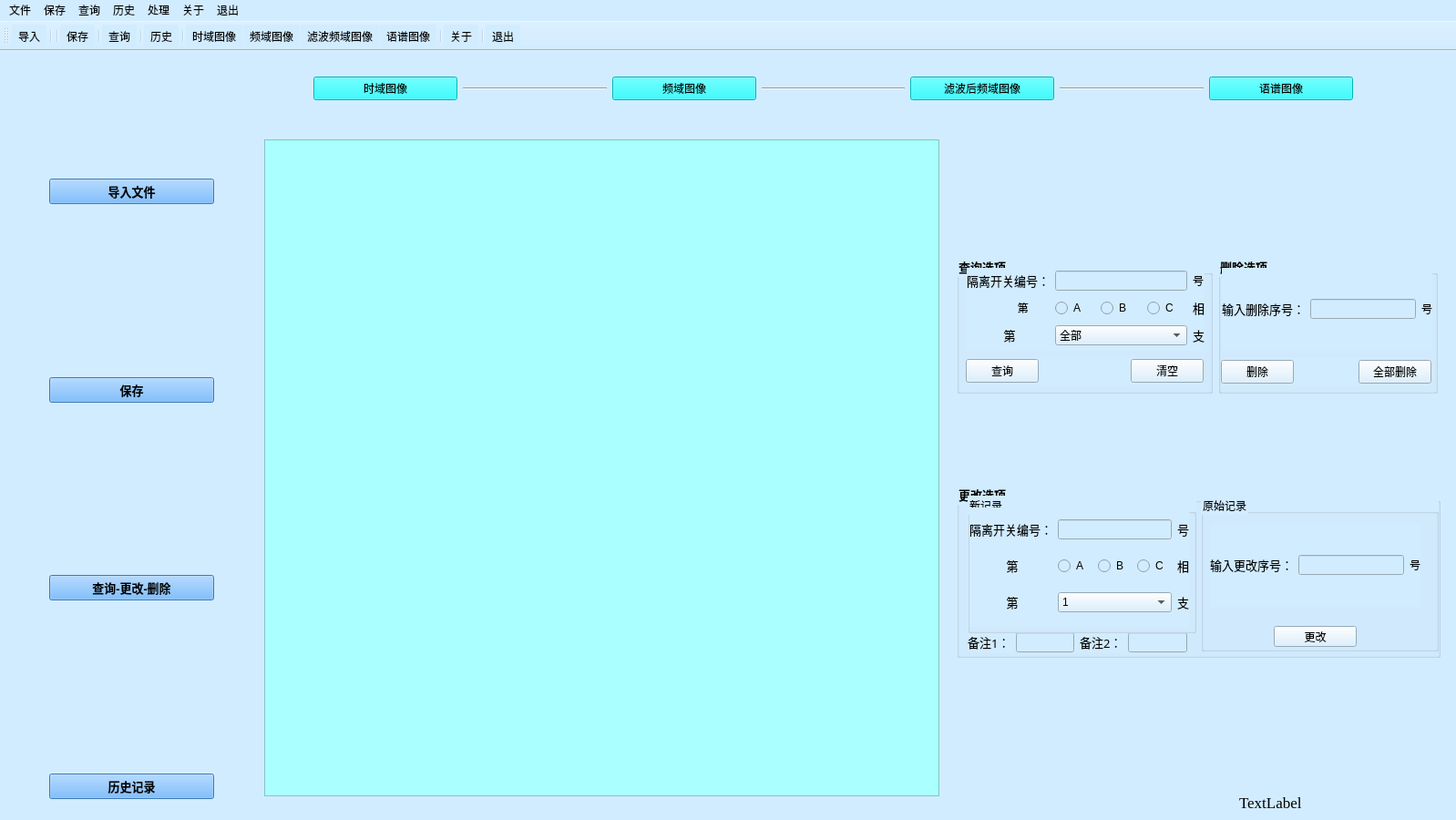
<?xml version="1.0" encoding="UTF-8"?>
<ui version="4.0">
 <class>MainWindow</class>
 <widget class="QMainWindow" name="MainWindow">
  <property name="geometry">
   <rect>
    <x>0</x>
    <y>0</y>
    <width>1598</width>
    <height>900</height>
   </rect>
  </property>
  <property name="windowTitle">
   <string>MainWindow</string>
  </property>
  <property name="windowIcon">
   <iconset>
    <normaloff>xy.ico</normaloff>xy.ico</iconset>
  </property>
  <property name="styleSheet">
   <string notr="true">background-color: rgb(210, 236, 255);</string>
  </property>
  <widget class="QWidget" name="centralwidget">
   <widget class="QWidget" name="layoutWidget">
    <property name="geometry">
     <rect>
      <x>344</x>
      <y>-4</y>
      <width>1141</width>
      <height>91</height>
     </rect>
    </property>
    <layout class="QHBoxLayout" name="horizontalLayout">
     <item>
      <widget class="QPushButton" name="button2">
       <property name="toolTip">
        <string>&lt;html&gt;&lt;head/&gt;&lt;body&gt;&lt;p&gt;随机振动信号的时域图像&lt;/p&gt;&lt;/body&gt;&lt;/html&gt;</string>
       </property>
       <property name="styleSheet">
        <string notr="true">background-color:rgb(0, 255, 255)</string>
       </property>
       <property name="text">
        <string>时域图像</string>
       </property>
      </widget>
     </item>
     <item>
      <widget class="Line" name="line">
       <property name="orientation">
        <enum>Qt::Horizontal</enum>
       </property>
      </widget>
     </item>
     <item>
      <widget class="QPushButton" name="button3">
       <property name="toolTip">
        <string>&lt;html&gt;&lt;head/&gt;&lt;body&gt;&lt;p&gt;随机振动信号的频域图像&lt;/p&gt;&lt;/body&gt;&lt;/html&gt;</string>
       </property>
       <property name="styleSheet">
        <string notr="true">background-color:rgb(0, 255, 255)</string>
       </property>
       <property name="text">
        <string>频域图像</string>
       </property>
      </widget>
     </item>
     <item>
      <widget class="Line" name="line_2">
       <property name="orientation">
        <enum>Qt::Horizontal</enum>
       </property>
      </widget>
     </item>
     <item>
      <widget class="QPushButton" name="button4">
       <property name="toolTip">
        <string>&lt;html&gt;&lt;head/&gt;&lt;body&gt;&lt;p&gt;随机振动信号的滤波后频域图像&lt;/p&gt;&lt;/body&gt;&lt;/html&gt;</string>
       </property>
       <property name="styleSheet">
        <string notr="true">background-color:rgb(0, 255, 255)</string>
       </property>
       <property name="text">
        <string>滤波后频域图像</string>
       </property>
      </widget>
     </item>
     <item>
      <widget class="Line" name="line_3">
       <property name="orientation">
        <enum>Qt::Horizontal</enum>
       </property>
      </widget>
     </item>
     <item>
      <widget class="QPushButton" name="button5">
       <property name="toolTip">
        <string>&lt;html&gt;&lt;head/&gt;&lt;body&gt;&lt;p&gt;随机振动信号的语谱图像&lt;/p&gt;&lt;/body&gt;&lt;/html&gt;</string>
       </property>
       <property name="styleSheet">
        <string notr="true">background-color:rgb(0, 255, 255)</string>
       </property>
       <property name="text">
        <string>语谱图像</string>
       </property>
      </widget>
     </item>
    </layout>
   </widget>
   <widget class="GraphicsLayoutWidget" name="pyqtgraph1" native="true">
    <property name="geometry">
     <rect>
      <x>290</x>
      <y>96</y>
      <width>1301</width>
      <height>721</height>
     </rect>
    </property>
    <property name="font">
     <font>
      <pointsize>13</pointsize>
     </font>
    </property>
    <property name="cursor">
     <cursorShape>CrossCursor</cursorShape>
    </property>
    <property name="styleSheet">
     <string notr="true">background-color: rgb(210, 236, 255);</string>
    </property>
   </widget>
   <widget class="QWidget" name="verticalLayoutWidget">
    <property name="geometry">
     <rect>
      <x>54</x>
      <y>140</y>
      <width>181</width>
      <height>681</height>
     </rect>
    </property>
    <layout class="QVBoxLayout" name="verticalLayout">
     <item>
      <widget class="QPushButton" name="button1">
       <property name="sizePolicy">
        <sizepolicy hsizetype="Minimum" vsizetype="Minimum">
         <horstretch>0</horstretch>
         <verstretch>0</verstretch>
        </sizepolicy>
       </property>
       <property name="minimumSize">
        <size>
         <width>0</width>
         <height>0</height>
        </size>
       </property>
       <property name="font">
        <font>
         <family>Agency FB</family>
         <pointsize>10</pointsize>
         <weight>75</weight>
         <bold>true</bold>
        </font>
       </property>
       <property name="toolTip">
        <string>&lt;html&gt;&lt;head/&gt;&lt;body&gt;&lt;p&gt;导入WAV文件&lt;/p&gt;&lt;/body&gt;&lt;/html&gt;</string>
       </property>
       <property name="styleSheet">
        <string notr="true">background-color:rgb(85, 170, 255)</string>
       </property>
       <property name="text">
        <string>导入文件</string>
       </property>
      </widget>
     </item>
     <item>
      <spacer name="verticalSpacer_2">
       <property name="orientation">
        <enum>Qt::Vertical</enum>
       </property>
       <property name="sizeHint" stdset="0">
        <size>
         <width>20</width>
         <height>40</height>
        </size>
       </property>
      </spacer>
     </item>
     <item>
      <widget class="QPushButton" name="button7">
       <property name="sizePolicy">
        <sizepolicy hsizetype="Minimum" vsizetype="Minimum">
         <horstretch>0</horstretch>
         <verstretch>0</verstretch>
        </sizepolicy>
       </property>
       <property name="minimumSize">
        <size>
         <width>0</width>
         <height>0</height>
        </size>
       </property>
       <property name="font">
        <font>
         <family>Agency FB</family>
         <pointsize>10</pointsize>
         <weight>75</weight>
         <bold>true</bold>
        </font>
       </property>
       <property name="toolTip">
        <string>&lt;html&gt;&lt;head/&gt;&lt;body&gt;&lt;p&gt;&lt;span style=&quot; font-weight:400;&quot;&gt;保存检测数据&lt;/span&gt;&lt;/p&gt;&lt;/body&gt;&lt;/html&gt;</string>
       </property>
       <property name="styleSheet">
        <string notr="true">background-color:rgb(85, 170, 255)</string>
       </property>
       <property name="text">
        <string>保存</string>
       </property>
      </widget>
     </item>
     <item>
      <spacer name="verticalSpacer_3">
       <property name="orientation">
        <enum>Qt::Vertical</enum>
       </property>
       <property name="sizeHint" stdset="0">
        <size>
         <width>20</width>
         <height>40</height>
        </size>
       </property>
      </spacer>
     </item>
     <item>
      <widget class="QPushButton" name="button8">
       <property name="sizePolicy">
        <sizepolicy hsizetype="Minimum" vsizetype="Minimum">
         <horstretch>0</horstretch>
         <verstretch>0</verstretch>
        </sizepolicy>
       </property>
       <property name="minimumSize">
        <size>
         <width>0</width>
         <height>0</height>
        </size>
       </property>
       <property name="font">
        <font>
         <family>Agency FB</family>
         <pointsize>10</pointsize>
         <weight>75</weight>
         <bold>true</bold>
        </font>
       </property>
       <property name="toolTip">
        <string>&lt;html&gt;&lt;head/&gt;&lt;body&gt;&lt;p&gt;数据库的查询、更改、删除等&lt;/p&gt;&lt;/body&gt;&lt;/html&gt;</string>
       </property>
       <property name="styleSheet">
        <string notr="true">background-color:rgb(85, 170, 255)</string>
       </property>
       <property name="text">
        <string>查询-更改-删除</string>
       </property>
      </widget>
     </item>
     <item>
      <spacer name="verticalSpacer">
       <property name="orientation">
        <enum>Qt::Vertical</enum>
       </property>
       <property name="sizeHint" stdset="0">
        <size>
         <width>20</width>
         <height>40</height>
        </size>
       </property>
      </spacer>
     </item>
     <item>
      <widget class="QPushButton" name="button6">
       <property name="font">
        <font>
         <family>Agency FB</family>
         <pointsize>10</pointsize>
         <weight>75</weight>
         <bold>true</bold>
        </font>
       </property>
       <property name="toolTip">
        <string>&lt;html&gt;&lt;head/&gt;&lt;body&gt;&lt;p&gt;历史检测记录&lt;/p&gt;&lt;/body&gt;&lt;/html&gt;</string>
       </property>
       <property name="styleSheet">
        <string notr="true">background-color:rgb(85, 170, 255)</string>
       </property>
       <property name="text">
        <string>历史记录</string>
       </property>
      </widget>
     </item>
    </layout>
   </widget>
   <widget class="QLabel" name="label">
    <property name="geometry">
     <rect>
      <x>542</x>
      <y>66</y>
      <width>861</width>
      <height>21</height>
     </rect>
    </property>
    <property name="font">
     <font>
      <family>Times New Roman</family>
      <pointsize>12</pointsize>
      <weight>50</weight>
      <italic>false</italic>
      <bold>false</bold>
     </font>
    </property>
    <property name="styleSheet">
     <string notr="true">font: 12pt &quot;Times New Roman&quot;;
</string>
    </property>
    <property name="text">
     <string/>
    </property>
    <property name="alignment">
     <set>Qt::AlignLeading|Qt::AlignLeft|Qt::AlignVCenter</set>
    </property>
   </widget>
   <widget class="QLabel" name="label_time">
    <property name="geometry">
     <rect>
      <x>1360</x>
      <y>815</y>
      <width>221</width>
      <height>20</height>
     </rect>
    </property>
    <property name="font">
     <font>
      <family>Times New Roman</family>
      <pointsize>13</pointsize>
     </font>
    </property>
    <property name="styleSheet">
     <string notr="true">border-image:url();</string>
    </property>
    <property name="text">
     <string>TextLabel</string>
    </property>
   </widget>
   <widget class="QLabel" name="label_photo">
    <property name="geometry">
     <rect>
      <x>60</x>
      <y>3</y>
      <width>171</width>
      <height>131</height>
     </rect>
    </property>
    <property name="autoFillBackground">
     <bool>false</bool>
    </property>
    <property name="styleSheet">
     <string notr="true">background-color: rgb(210, 236, 255);</string>
    </property>
    <property name="text">
     <string/>
    </property>
   </widget>
   <widget class="QGroupBox" name="groupBox4">
    <property name="geometry">
     <rect>
      <x>1337</x>
      <y>225</y>
      <width>241</width>
      <height>151</height>
     </rect>
    </property>
    <property name="font">
     <font>
      <pointsize>10</pointsize>
      <weight>75</weight>
      <bold>true</bold>
     </font>
    </property>
    <property name="title">
     <string>删除选项</string>
    </property>
    <widget class="QWidget" name="layoutWidget_8">
     <property name="geometry">
      <rect>
       <x>4</x>
       <y>13</y>
       <width>231</width>
       <height>91</height>
      </rect>
     </property>
     <layout class="QGridLayout" name="gridLayout_5">
      <item row="0" column="1">
       <widget class="QLineEdit" name="line4_1">
        <property name="font">
         <font>
          <weight>50</weight>
          <bold>false</bold>
         </font>
        </property>
       </widget>
      </item>
      <item row="0" column="0">
       <widget class="QLabel" name="label4_1">
        <property name="font">
         <font>
          <family>Agency FB</family>
          <pointsize>10</pointsize>
          <weight>50</weight>
          <bold>false</bold>
         </font>
        </property>
        <property name="text">
         <string>输入删除序号：</string>
        </property>
       </widget>
      </item>
      <item row="0" column="2">
       <widget class="QLabel" name="label4_4">
        <property name="font">
         <font>
          <family>Agency FB</family>
          <pointsize>9</pointsize>
          <weight>50</weight>
          <bold>false</bold>
         </font>
        </property>
        <property name="text">
         <string>号</string>
        </property>
       </widget>
      </item>
     </layout>
    </widget>
    <widget class="QWidget" name="layoutWidget_10">
     <property name="geometry">
      <rect>
       <x>3</x>
       <y>112</y>
       <width>231</width>
       <height>31</height>
      </rect>
     </property>
     <layout class="QHBoxLayout" name="horizontalLayout_12">
      <item>
       <widget class="QPushButton" name="button4_1">
        <property name="font">
         <font>
          <family>宋体</family>
          <pointsize>9</pointsize>
          <weight>50</weight>
          <bold>false</bold>
         </font>
        </property>
        <property name="toolTip">
         <string>&lt;html&gt;&lt;head/&gt;&lt;body&gt;&lt;p&gt;删除单组数据&lt;/p&gt;&lt;/body&gt;&lt;/html&gt;</string>
        </property>
        <property name="text">
         <string>删除</string>
        </property>
       </widget>
      </item>
      <item>
       <spacer name="horizontalSpacer_4">
        <property name="orientation">
         <enum>Qt::Horizontal</enum>
        </property>
        <property name="sizeHint" stdset="0">
         <size>
          <width>40</width>
          <height>20</height>
         </size>
        </property>
       </spacer>
      </item>
      <item>
       <widget class="QPushButton" name="button4_2">
        <property name="font">
         <font>
          <family>宋体</family>
          <pointsize>9</pointsize>
          <weight>50</weight>
          <bold>false</bold>
         </font>
        </property>
        <property name="toolTip">
         <string>&lt;html&gt;&lt;head/&gt;&lt;body&gt;&lt;p&gt;清空数据库（慎用！）&lt;/p&gt;&lt;/body&gt;&lt;/html&gt;</string>
        </property>
        <property name="text">
         <string>全部删除</string>
        </property>
       </widget>
      </item>
     </layout>
    </widget>
   </widget>
   <widget class="QGroupBox" name="groupBox2">
    <property name="geometry">
     <rect>
      <x>1050</x>
      <y>225</y>
      <width>281</width>
      <height>151</height>
     </rect>
    </property>
    <property name="font">
     <font>
      <pointsize>10</pointsize>
      <weight>75</weight>
      <bold>true</bold>
     </font>
    </property>
    <property name="title">
     <string>查询选项</string>
    </property>
    <widget class="QWidget" name="layoutWidget_2">
     <property name="geometry">
      <rect>
       <x>10</x>
       <y>111</y>
       <width>261</width>
       <height>31</height>
      </rect>
     </property>
     <layout class="QHBoxLayout" name="horizontalLayout_5">
      <item>
       <widget class="QPushButton" name="button2_1">
        <property name="font">
         <font>
          <family>宋体</family>
          <pointsize>9</pointsize>
          <weight>50</weight>
          <bold>false</bold>
         </font>
        </property>
        <property name="toolTip">
         <string>&lt;html&gt;&lt;head/&gt;&lt;body&gt;&lt;p&gt;查询&lt;/p&gt;&lt;/body&gt;&lt;/html&gt;</string>
        </property>
        <property name="text">
         <string>查询</string>
        </property>
       </widget>
      </item>
      <item>
       <spacer name="horizontalSpacer_2">
        <property name="orientation">
         <enum>Qt::Horizontal</enum>
        </property>
        <property name="sizeHint" stdset="0">
         <size>
          <width>40</width>
          <height>20</height>
         </size>
        </property>
       </spacer>
      </item>
      <item>
       <widget class="QPushButton" name="button2_2">
        <property name="font">
         <font>
          <pointsize>9</pointsize>
          <weight>50</weight>
          <bold>false</bold>
          <kerning>true</kerning>
         </font>
        </property>
        <property name="toolTip">
         <string>&lt;html&gt;&lt;head/&gt;&lt;body&gt;&lt;p&gt;清空查询选项&lt;/p&gt;&lt;/body&gt;&lt;/html&gt;</string>
        </property>
        <property name="text">
         <string>清空</string>
        </property>
       </widget>
      </item>
     </layout>
    </widget>
    <widget class="QWidget" name="layoutWidget_3">
     <property name="geometry">
      <rect>
       <x>11</x>
       <y>13</y>
       <width>261</width>
       <height>91</height>
      </rect>
     </property>
     <layout class="QGridLayout" name="gridLayout">
      <item row="0" column="0">
       <widget class="QLabel" name="label2_1">
        <property name="font">
         <font>
          <family>Agency FB</family>
          <pointsize>10</pointsize>
          <weight>50</weight>
          <bold>false</bold>
         </font>
        </property>
        <property name="text">
         <string>隔离开关编号：</string>
        </property>
       </widget>
      </item>
      <item row="0" column="1">
       <widget class="QLineEdit" name="line2_1">
        <property name="font">
         <font>
          <weight>50</weight>
          <bold>false</bold>
         </font>
        </property>
       </widget>
      </item>
      <item row="0" column="2">
       <widget class="QLabel" name="label2_4">
        <property name="font">
         <font>
          <family>Agency FB</family>
          <pointsize>9</pointsize>
          <weight>50</weight>
          <bold>false</bold>
         </font>
        </property>
        <property name="text">
         <string>号</string>
        </property>
       </widget>
      </item>
      <item row="1" column="0">
       <widget class="QLabel" name="label2_2">
        <property name="font">
         <font>
          <family>Agency FB</family>
          <pointsize>9</pointsize>
          <weight>50</weight>
          <bold>false</bold>
         </font>
        </property>
        <property name="text">
         <string>                  第</string>
        </property>
       </widget>
      </item>
      <item row="1" column="1">
       <layout class="QHBoxLayout" name="horizontalLayout_6">
        <item>
         <widget class="QRadioButton" name="rb2_1">
          <property name="font">
           <font>
            <pointsize>9</pointsize>
            <weight>50</weight>
            <bold>false</bold>
           </font>
          </property>
          <property name="text">
           <string>A</string>
          </property>
         </widget>
        </item>
        <item>
         <widget class="QRadioButton" name="rb2_2">
          <property name="font">
           <font>
            <pointsize>9</pointsize>
            <weight>50</weight>
            <bold>false</bold>
           </font>
          </property>
          <property name="text">
           <string>B</string>
          </property>
         </widget>
        </item>
        <item>
         <widget class="QRadioButton" name="rb2_3">
          <property name="font">
           <font>
            <pointsize>9</pointsize>
            <weight>50</weight>
            <bold>false</bold>
           </font>
          </property>
          <property name="text">
           <string>C</string>
          </property>
         </widget>
        </item>
       </layout>
      </item>
      <item row="1" column="2">
       <widget class="QLabel" name="label2_5">
        <property name="font">
         <font>
          <family>Agency FB</family>
          <pointsize>10</pointsize>
          <weight>50</weight>
          <bold>false</bold>
         </font>
        </property>
        <property name="text">
         <string>相</string>
        </property>
       </widget>
      </item>
      <item row="2" column="0">
       <widget class="QLabel" name="label2_3">
        <property name="font">
         <font>
          <family>Agency FB</family>
          <pointsize>10</pointsize>
          <weight>50</weight>
          <bold>false</bold>
         </font>
        </property>
        <property name="text">
         <string>            第</string>
        </property>
       </widget>
      </item>
      <item row="2" column="1">
       <widget class="QComboBox" name="combobox2_1">
        <property name="font">
         <font>
          <weight>50</weight>
          <bold>false</bold>
         </font>
        </property>
        <item>
         <property name="text">
          <string>全部</string>
         </property>
        </item>
        <item>
         <property name="text">
          <string>1</string>
         </property>
        </item>
        <item>
         <property name="text">
          <string>2</string>
         </property>
        </item>
        <item>
         <property name="text">
          <string>3</string>
         </property>
        </item>
       </widget>
      </item>
      <item row="2" column="2">
       <widget class="QLabel" name="label2_6">
        <property name="font">
         <font>
          <family>Agency FB</family>
          <pointsize>10</pointsize>
          <weight>50</weight>
          <bold>false</bold>
         </font>
        </property>
        <property name="text">
         <string>支</string>
        </property>
       </widget>
      </item>
     </layout>
    </widget>
   </widget>
   <widget class="QGroupBox" name="groupBox3">
    <property name="geometry">
     <rect>
      <x>1050</x>
      <y>475</y>
      <width>531</width>
      <height>191</height>
     </rect>
    </property>
    <property name="font">
     <font>
      <pointsize>10</pointsize>
      <weight>75</weight>
      <bold>true</bold>
     </font>
    </property>
    <property name="title">
     <string>更改选项</string>
    </property>
    <widget class="QGroupBox" name="groupBox3_1">
     <property name="geometry">
      <rect>
       <x>268</x>
       <y>13</y>
       <width>261</width>
       <height>171</height>
      </rect>
     </property>
     <property name="font">
      <font>
       <pointsize>9</pointsize>
       <weight>50</weight>
       <bold>false</bold>
      </font>
     </property>
     <property name="title">
      <string>原始记录</string>
     </property>
     <widget class="QWidget" name="layoutWidget_11">
      <property name="geometry">
       <rect>
        <x>10</x>
        <y>31</y>
        <width>231</width>
        <height>91</height>
       </rect>
      </property>
      <layout class="QGridLayout" name="gridLayout_6">
       <item row="0" column="1">
        <widget class="QLineEdit" name="line4_2">
         <property name="font">
          <font>
           <weight>50</weight>
           <bold>false</bold>
          </font>
         </property>
        </widget>
       </item>
       <item row="0" column="0">
        <widget class="QLabel" name="label4_2">
         <property name="font">
          <font>
           <family>Agency FB</family>
           <pointsize>10</pointsize>
           <weight>50</weight>
           <bold>false</bold>
          </font>
         </property>
         <property name="text">
          <string>输入更改序号：</string>
         </property>
        </widget>
       </item>
       <item row="0" column="2">
        <widget class="QLabel" name="label4_5">
         <property name="font">
          <font>
           <family>Agency FB</family>
           <pointsize>9</pointsize>
           <weight>50</weight>
           <bold>false</bold>
          </font>
         </property>
         <property name="text">
          <string>号</string>
         </property>
        </widget>
       </item>
      </layout>
     </widget>
     <widget class="QPushButton" name="button3_1">
      <property name="geometry">
       <rect>
        <x>80</x>
        <y>143</y>
        <width>91</width>
        <height>23</height>
       </rect>
      </property>
      <property name="font">
       <font>
        <family>宋体</family>
        <pointsize>9</pointsize>
        <weight>50</weight>
        <bold>false</bold>
       </font>
      </property>
      <property name="toolTip">
       <string>&lt;html&gt;&lt;head/&gt;&lt;body&gt;&lt;p&gt;更改保存记录&lt;/p&gt;&lt;/body&gt;&lt;/html&gt;</string>
      </property>
      <property name="text">
       <string>更改</string>
      </property>
     </widget>
    </widget>
    <widget class="QWidget" name="layoutWidget_7">
     <property name="geometry">
      <rect>
       <x>12</x>
       <y>163</y>
       <width>241</width>
       <height>22</height>
      </rect>
     </property>
     <layout class="QHBoxLayout" name="horizontalLayout_9">
      <item>
       <widget class="QLabel" name="label3_2_7">
        <property name="font">
         <font>
          <family>宋体</family>
          <pointsize>10</pointsize>
          <weight>50</weight>
          <bold>false</bold>
         </font>
        </property>
        <property name="text">
         <string>备注1：</string>
        </property>
       </widget>
      </item>
      <item>
       <widget class="QLineEdit" name="line3_2_2">
        <property name="font">
         <font>
          <family>宋体</family>
          <pointsize>9</pointsize>
          <weight>50</weight>
          <bold>false</bold>
         </font>
        </property>
       </widget>
      </item>
      <item>
       <widget class="QLabel" name="label3_2_8">
        <property name="font">
         <font>
          <family>宋体</family>
          <pointsize>10</pointsize>
          <weight>50</weight>
          <bold>false</bold>
         </font>
        </property>
        <property name="text">
         <string>备注2：</string>
        </property>
       </widget>
      </item>
      <item>
       <widget class="QLineEdit" name="line3_3_3">
        <property name="font">
         <font>
          <family>宋体</family>
          <pointsize>9</pointsize>
          <weight>50</weight>
          <bold>false</bold>
         </font>
        </property>
       </widget>
      </item>
     </layout>
    </widget>
    <widget class="QLabel" name="label21">
     <property name="geometry">
      <rect>
       <x>93</x>
       <y>376</y>
       <width>54</width>
       <height>12</height>
      </rect>
     </property>
     <property name="text">
      <string/>
     </property>
    </widget>
    <widget class="QGroupBox" name="groupBox3_2">
     <property name="geometry">
      <rect>
       <x>12</x>
       <y>13</y>
       <width>251</width>
       <height>151</height>
      </rect>
     </property>
     <property name="font">
      <font>
       <pointsize>9</pointsize>
       <weight>50</weight>
       <bold>false</bold>
      </font>
     </property>
     <property name="title">
      <string>新记录</string>
     </property>
     <widget class="QWidget" name="layoutWidget_9">
      <property name="geometry">
       <rect>
        <x>2</x>
        <y>13</y>
        <width>241</width>
        <height>131</height>
       </rect>
      </property>
      <layout class="QGridLayout" name="gridLayout_4">
       <item row="0" column="0">
        <widget class="QLabel" name="label3_2_1">
         <property name="font">
          <font>
           <family>Agency FB</family>
           <pointsize>10</pointsize>
           <weight>50</weight>
           <bold>false</bold>
          </font>
         </property>
         <property name="text">
          <string>隔离开关编号：</string>
         </property>
        </widget>
       </item>
       <item row="0" column="1">
        <widget class="QLineEdit" name="line3_2_1"/>
       </item>
       <item row="0" column="2">
        <widget class="QLabel" name="label3_2_4">
         <property name="font">
          <font>
           <family>Agency FB</family>
           <pointsize>10</pointsize>
          </font>
         </property>
         <property name="text">
          <string>号</string>
         </property>
        </widget>
       </item>
       <item row="1" column="0">
        <widget class="QLabel" name="label3_2_2">
         <property name="font">
          <font>
           <family>Agency FB</family>
           <pointsize>10</pointsize>
          </font>
         </property>
         <property name="text">
          <string>            第</string>
         </property>
        </widget>
       </item>
       <item row="1" column="1">
        <layout class="QHBoxLayout" name="horizontalLayout_11">
         <item>
          <widget class="QRadioButton" name="rb3_2_1">
           <property name="text">
            <string>A</string>
           </property>
          </widget>
         </item>
         <item>
          <widget class="QRadioButton" name="rb3_2_2">
           <property name="text">
            <string>B</string>
           </property>
          </widget>
         </item>
         <item>
          <widget class="QRadioButton" name="rb3_2_3">
           <property name="text">
            <string>C</string>
           </property>
          </widget>
         </item>
        </layout>
       </item>
       <item row="1" column="2">
        <widget class="QLabel" name="label3_2_5">
         <property name="font">
          <font>
           <family>Agency FB</family>
           <pointsize>10</pointsize>
           <weight>50</weight>
           <bold>false</bold>
          </font>
         </property>
         <property name="text">
          <string>相</string>
         </property>
        </widget>
       </item>
       <item row="2" column="0">
        <widget class="QLabel" name="label3_2_3">
         <property name="font">
          <font>
           <family>Agency FB</family>
           <pointsize>10</pointsize>
           <weight>50</weight>
           <bold>false</bold>
          </font>
         </property>
         <property name="text">
          <string>            第</string>
         </property>
        </widget>
       </item>
       <item row="2" column="1">
        <widget class="QComboBox" name="combobox3_2_1">
         <item>
          <property name="text">
           <string>1</string>
          </property>
         </item>
         <item>
          <property name="text">
           <string>2</string>
          </property>
         </item>
         <item>
          <property name="text">
           <string>3</string>
          </property>
         </item>
        </widget>
       </item>
       <item row="2" column="2">
        <widget class="QLabel" name="label3_2_6">
         <property name="font">
          <font>
           <family>Agency FB</family>
           <pointsize>10</pointsize>
           <weight>50</weight>
           <bold>false</bold>
          </font>
         </property>
         <property name="text">
          <string>支</string>
         </property>
        </widget>
       </item>
      </layout>
     </widget>
    </widget>
   </widget>
   <widget class="QTableWidget" name="tableWidget">
    <property name="geometry">
     <rect>
      <x>290</x>
      <y>97</y>
      <width>741</width>
      <height>721</height>
     </rect>
    </property>
    <property name="cursor" stdset="0">
     <cursorShape>ArrowCursor</cursorShape>
    </property>
    <property name="styleSheet">
     <string notr="true">background-color:rgb(170, 255, 255)</string>
    </property>
    <property name="textElideMode">
     <enum>Qt::ElideMiddle</enum>
    </property>
   </widget>
  </widget>
  <widget class="QMenuBar" name="menuBar">
   <property name="geometry">
    <rect>
     <x>0</x>
     <y>0</y>
     <width>1598</width>
     <height>23</height>
    </rect>
   </property>
   <widget class="QMenu" name="menu1">
    <property name="title">
     <string>文件</string>
    </property>
    <addaction name="action1"/>
    <addaction name="separator"/>
   </widget>
   <widget class="QMenu" name="menu2">
    <property name="title">
     <string>保存</string>
    </property>
    <addaction name="action2"/>
   </widget>
   <widget class="QMenu" name="menu3">
    <property name="title">
     <string>查询</string>
    </property>
    <addaction name="action3"/>
   </widget>
   <widget class="QMenu" name="menu4">
    <property name="title">
     <string>历史</string>
    </property>
    <addaction name="action4"/>
   </widget>
   <widget class="QMenu" name="menu5">
    <property name="title">
     <string>处理</string>
    </property>
    <addaction name="action5_1"/>
    <addaction name="separator"/>
    <addaction name="action5_2"/>
    <addaction name="separator"/>
    <addaction name="action5_3"/>
    <addaction name="separator"/>
    <addaction name="action5_4"/>
   </widget>
   <widget class="QMenu" name="menu6">
    <property name="title">
     <string>关于</string>
    </property>
    <addaction name="action6"/>
   </widget>
   <widget class="QMenu" name="menu7">
    <property name="title">
     <string>退出</string>
    </property>
    <addaction name="action7"/>
   </widget>
   <addaction name="menu1"/>
   <addaction name="menu2"/>
   <addaction name="menu3"/>
   <addaction name="menu4"/>
   <addaction name="menu5"/>
   <addaction name="menu6"/>
   <addaction name="menu7"/>
  </widget>
  <widget class="QToolBar" name="toolBar">
   <property name="windowTitle">
    <string>toolBar</string>
   </property>
   <attribute name="toolBarArea">
    <enum>TopToolBarArea</enum>
   </attribute>
   <attribute name="toolBarBreak">
    <bool>false</bool>
   </attribute>
   <addaction name="action1"/>
   <addaction name="separator"/>
   <addaction name="separator"/>
   <addaction name="action2"/>
   <addaction name="separator"/>
   <addaction name="action3"/>
   <addaction name="separator"/>
   <addaction name="action4"/>
   <addaction name="separator"/>
   <addaction name="action5_1"/>
   <addaction name="action5_2"/>
   <addaction name="action5_3"/>
   <addaction name="action5_4"/>
   <addaction name="separator"/>
   <addaction name="action6"/>
   <addaction name="separator"/>
   <addaction name="action7"/>
  </widget>
  <action name="action1">
   <property name="icon">
    <iconset>
     <normaloff>文件.png</normaloff>文件.png</iconset>
   </property>
   <property name="text">
    <string>导入</string>
   </property>
   <property name="toolTip">
    <string>导入文件</string>
   </property>
   <property name="shortcut">
    <string>Ctrl+A</string>
   </property>
  </action>
  <action name="action2">
   <property name="icon">
    <iconset>
     <normaloff>保存.png</normaloff>保存.png</iconset>
   </property>
   <property name="text">
    <string>保存</string>
   </property>
   <property name="toolTip">
    <string>保存检测记录</string>
   </property>
   <property name="shortcut">
    <string>Ctrl+S</string>
   </property>
  </action>
  <action name="action3">
   <property name="icon">
    <iconset>
     <normaloff>搜索.png</normaloff>搜索.png</iconset>
   </property>
   <property name="text">
    <string>查询</string>
   </property>
   <property name="toolTip">
    <string>查询-更改-删除操作</string>
   </property>
   <property name="shortcut">
    <string>Ctrl+D</string>
   </property>
  </action>
  <action name="action4">
   <property name="icon">
    <iconset>
     <normaloff>历史.png</normaloff>历史.png</iconset>
   </property>
   <property name="text">
    <string>历史</string>
   </property>
   <property name="toolTip">
    <string>查看历史记录</string>
   </property>
   <property name="shortcut">
    <string>Ctrl+Q</string>
   </property>
  </action>
  <action name="action5_1">
   <property name="icon">
    <iconset>
     <normaloff>时域.png</normaloff>时域.png</iconset>
   </property>
   <property name="text">
    <string>时域图像</string>
   </property>
   <property name="toolTip">
    <string>查看时域图像</string>
   </property>
   <property name="shortcut">
    <string>Ctrl+1</string>
   </property>
  </action>
  <action name="action5_2">
   <property name="icon">
    <iconset>
     <normaloff>频域.png</normaloff>频域.png</iconset>
   </property>
   <property name="text">
    <string>频域图像</string>
   </property>
   <property name="toolTip">
    <string>查看频域图像</string>
   </property>
   <property name="shortcut">
    <string>Ctrl+2</string>
   </property>
  </action>
  <action name="action5_3">
   <property name="icon">
    <iconset>
     <normaloff>滤波.png</normaloff>滤波.png</iconset>
   </property>
   <property name="text">
    <string>滤波频域图像</string>
   </property>
   <property name="toolTip">
    <string>查看滤波频域图像</string>
   </property>
   <property name="shortcut">
    <string>Ctrl+3</string>
   </property>
  </action>
  <action name="action5_4">
   <property name="icon">
    <iconset>
     <normaloff>语谱.png</normaloff>语谱.png</iconset>
   </property>
   <property name="text">
    <string>语谱图像</string>
   </property>
   <property name="toolTip">
    <string>查看语谱图像</string>
   </property>
   <property name="shortcut">
    <string>Ctrl+4</string>
   </property>
  </action>
  <action name="action6">
   <property name="icon">
    <iconset>
     <normaloff>关于.png</normaloff>关于.png</iconset>
   </property>
   <property name="text">
    <string>关于</string>
   </property>
   <property name="toolTip">
    <string>关于软件...</string>
   </property>
  </action>
  <action name="action7">
   <property name="icon">
    <iconset>
     <normaloff>关闭2.png</normaloff>关闭2.png</iconset>
   </property>
   <property name="text">
    <string>退出</string>
   </property>
   <property name="toolTip">
    <string>退出桌面处理软件</string>
   </property>
   <property name="shortcut">
    <string>Ctrl+Z</string>
   </property>
  </action>
 </widget>
 <customwidgets>
  <customwidget>
   <class>GraphicsLayoutWidget</class>
   <extends>QWidget</extends>
   <header>pyqtgraph</header>
   <container>1</container>
  </customwidget>
 </customwidgets>
 <resources/>
 <connections>
  <connection>
   <sender>button1</sender>
   <signal>clicked()</signal>
   <receiver>MainWindow</receiver>
   <slot>progress1()</slot>
   <hints>
    <hint type="sourcelabel">
     <x>127</x>
     <y>225</y>
    </hint>
    <hint type="destinationlabel">
     <x>8</x>
     <y>47</y>
    </hint>
   </hints>
  </connection>
  <connection>
   <sender>button2</sender>
   <signal>clicked()</signal>
   <receiver>MainWindow</receiver>
   <slot>progress2()</slot>
   <hints>
    <hint type="sourcelabel">
     <x>371</x>
     <y>112</y>
    </hint>
    <hint type="destinationlabel">
     <x>266</x>
     <y>33</y>
    </hint>
   </hints>
  </connection>
  <connection>
   <sender>button3</sender>
   <signal>clicked()</signal>
   <receiver>MainWindow</receiver>
   <slot>progress3()</slot>
   <hints>
    <hint type="sourcelabel">
     <x>829</x>
     <y>112</y>
    </hint>
    <hint type="destinationlabel">
     <x>552</x>
     <y>31</y>
    </hint>
   </hints>
  </connection>
  <connection>
   <sender>button4</sender>
   <signal>clicked()</signal>
   <receiver>MainWindow</receiver>
   <slot>progress4()</slot>
   <hints>
    <hint type="sourcelabel">
     <x>1156</x>
     <y>112</y>
    </hint>
    <hint type="destinationlabel">
     <x>934</x>
     <y>27</y>
    </hint>
   </hints>
  </connection>
  <connection>
   <sender>button5</sender>
   <signal>clicked()</signal>
   <receiver>MainWindow</receiver>
   <slot>progress5()</slot>
   <hints>
    <hint type="sourcelabel">
     <x>1483</x>
     <y>112</y>
    </hint>
    <hint type="destinationlabel">
     <x>1275</x>
     <y>36</y>
    </hint>
   </hints>
  </connection>
  <connection>
   <sender>button6</sender>
   <signal>clicked()</signal>
   <receiver>MainWindow</receiver>
   <slot>progress6()</slot>
   <hints>
    <hint type="sourcelabel">
     <x>151</x>
     <y>879</y>
    </hint>
    <hint type="destinationlabel">
     <x>35</x>
     <y>756</y>
    </hint>
   </hints>
  </connection>
  <connection>
   <sender>button7</sender>
   <signal>clicked()</signal>
   <receiver>MainWindow</receiver>
   <slot>progress7()</slot>
   <hints>
    <hint type="sourcelabel">
     <x>141</x>
     <y>443</y>
    </hint>
    <hint type="destinationlabel">
     <x>36</x>
     <y>307</y>
    </hint>
   </hints>
  </connection>
  <connection>
   <sender>button8</sender>
   <signal>clicked()</signal>
   <receiver>MainWindow</receiver>
   <slot>progress8()</slot>
   <hints>
    <hint type="sourcelabel">
     <x>163</x>
     <y>661</y>
    </hint>
    <hint type="destinationlabel">
     <x>54</x>
     <y>524</y>
    </hint>
   </hints>
  </connection>
  <connection>
   <sender>button2_1</sender>
   <signal>clicked()</signal>
   <receiver>MainWindow</receiver>
   <slot>progress9()</slot>
   <hints>
    <hint type="sourcelabel">
     <x>1096</x>
     <y>419</y>
    </hint>
    <hint type="destinationlabel">
     <x>1144</x>
     <y>118</y>
    </hint>
   </hints>
  </connection>
  <connection>
   <sender>button2_2</sender>
   <signal>clicked()</signal>
   <receiver>MainWindow</receiver>
   <slot>progress10()</slot>
   <hints>
    <hint type="sourcelabel">
     <x>1319</x>
     <y>419</y>
    </hint>
    <hint type="destinationlabel">
     <x>1290</x>
     <y>111</y>
    </hint>
   </hints>
  </connection>
  <connection>
   <sender>button3_1</sender>
   <signal>clicked()</signal>
   <receiver>MainWindow</receiver>
   <slot>progress11()</slot>
   <hints>
    <hint type="sourcelabel">
     <x>1398</x>
     <y>710</y>
    </hint>
    <hint type="destinationlabel">
     <x>1160</x>
     <y>861</y>
    </hint>
   </hints>
  </connection>
  <connection>
   <sender>button4_1</sender>
   <signal>clicked()</signal>
   <receiver>MainWindow</receiver>
   <slot>progress12()</slot>
   <hints>
    <hint type="sourcelabel">
     <x>1390</x>
     <y>420</y>
    </hint>
    <hint type="destinationlabel">
     <x>1428</x>
     <y>117</y>
    </hint>
   </hints>
  </connection>
  <connection>
   <sender>button4_2</sender>
   <signal>clicked()</signal>
   <receiver>MainWindow</receiver>
   <slot>progress13()</slot>
   <hints>
    <hint type="sourcelabel">
     <x>1569</x>
     <y>420</y>
    </hint>
    <hint type="destinationlabel">
     <x>1555</x>
     <y>116</y>
    </hint>
   </hints>
  </connection>
  <connection>
   <sender>action1</sender>
   <signal>triggered()</signal>
   <receiver>MainWindow</receiver>
   <slot>progress1()</slot>
   <hints>
    <hint type="sourcelabel">
     <x>-1</x>
     <y>-1</y>
    </hint>
    <hint type="destinationlabel">
     <x>802</x>
     <y>449</y>
    </hint>
   </hints>
  </connection>
  <connection>
   <sender>action2</sender>
   <signal>triggered()</signal>
   <receiver>MainWindow</receiver>
   <slot>progress7()</slot>
   <hints>
    <hint type="sourcelabel">
     <x>-1</x>
     <y>-1</y>
    </hint>
    <hint type="destinationlabel">
     <x>802</x>
     <y>449</y>
    </hint>
   </hints>
  </connection>
  <connection>
   <sender>action3</sender>
   <signal>triggered()</signal>
   <receiver>MainWindow</receiver>
   <slot>progress8()</slot>
   <hints>
    <hint type="sourcelabel">
     <x>-1</x>
     <y>-1</y>
    </hint>
    <hint type="destinationlabel">
     <x>802</x>
     <y>449</y>
    </hint>
   </hints>
  </connection>
  <connection>
   <sender>action4</sender>
   <signal>triggered()</signal>
   <receiver>MainWindow</receiver>
   <slot>progress6()</slot>
   <hints>
    <hint type="sourcelabel">
     <x>-1</x>
     <y>-1</y>
    </hint>
    <hint type="destinationlabel">
     <x>802</x>
     <y>449</y>
    </hint>
   </hints>
  </connection>
  <connection>
   <sender>action5_1</sender>
   <signal>triggered()</signal>
   <receiver>MainWindow</receiver>
   <slot>progress2()</slot>
   <hints>
    <hint type="sourcelabel">
     <x>-1</x>
     <y>-1</y>
    </hint>
    <hint type="destinationlabel">
     <x>802</x>
     <y>449</y>
    </hint>
   </hints>
  </connection>
  <connection>
   <sender>action5_2</sender>
   <signal>triggered()</signal>
   <receiver>MainWindow</receiver>
   <slot>progress3()</slot>
   <hints>
    <hint type="sourcelabel">
     <x>-1</x>
     <y>-1</y>
    </hint>
    <hint type="destinationlabel">
     <x>802</x>
     <y>449</y>
    </hint>
   </hints>
  </connection>
  <connection>
   <sender>action5_3</sender>
   <signal>triggered()</signal>
   <receiver>MainWindow</receiver>
   <slot>progress4()</slot>
   <hints>
    <hint type="sourcelabel">
     <x>-1</x>
     <y>-1</y>
    </hint>
    <hint type="destinationlabel">
     <x>802</x>
     <y>449</y>
    </hint>
   </hints>
  </connection>
  <connection>
   <sender>action5_4</sender>
   <signal>triggered()</signal>
   <receiver>MainWindow</receiver>
   <slot>progress5()</slot>
   <hints>
    <hint type="sourcelabel">
     <x>-1</x>
     <y>-1</y>
    </hint>
    <hint type="destinationlabel">
     <x>802</x>
     <y>449</y>
    </hint>
   </hints>
  </connection>
  <connection>
   <sender>action6</sender>
   <signal>triggered()</signal>
   <receiver>MainWindow</receiver>
   <slot>progress14()</slot>
   <hints>
    <hint type="sourcelabel">
     <x>-1</x>
     <y>-1</y>
    </hint>
    <hint type="destinationlabel">
     <x>802</x>
     <y>449</y>
    </hint>
   </hints>
  </connection>
  <connection>
   <sender>action7</sender>
   <signal>triggered()</signal>
   <receiver>MainWindow</receiver>
   <slot>close()</slot>
   <hints>
    <hint type="sourcelabel">
     <x>-1</x>
     <y>-1</y>
    </hint>
    <hint type="destinationlabel">
     <x>802</x>
     <y>449</y>
    </hint>
   </hints>
  </connection>
 </connections>
 <slots>
  <slot>progress1()</slot>
  <slot>progress2()</slot>
  <slot>progress3()</slot>
  <slot>progress4()</slot>
  <slot>progress5()</slot>
  <slot>progress6()</slot>
  <slot>progress7()</slot>
  <slot>progress8()</slot>
  <slot>progress9()</slot>
  <slot>progress10()</slot>
  <slot>progress11()</slot>
  <slot>progress12()</slot>
  <slot>progress13()</slot>
  <slot>progress14()</slot>
  <slot>progress15()</slot>
 </slots>
</ui>
